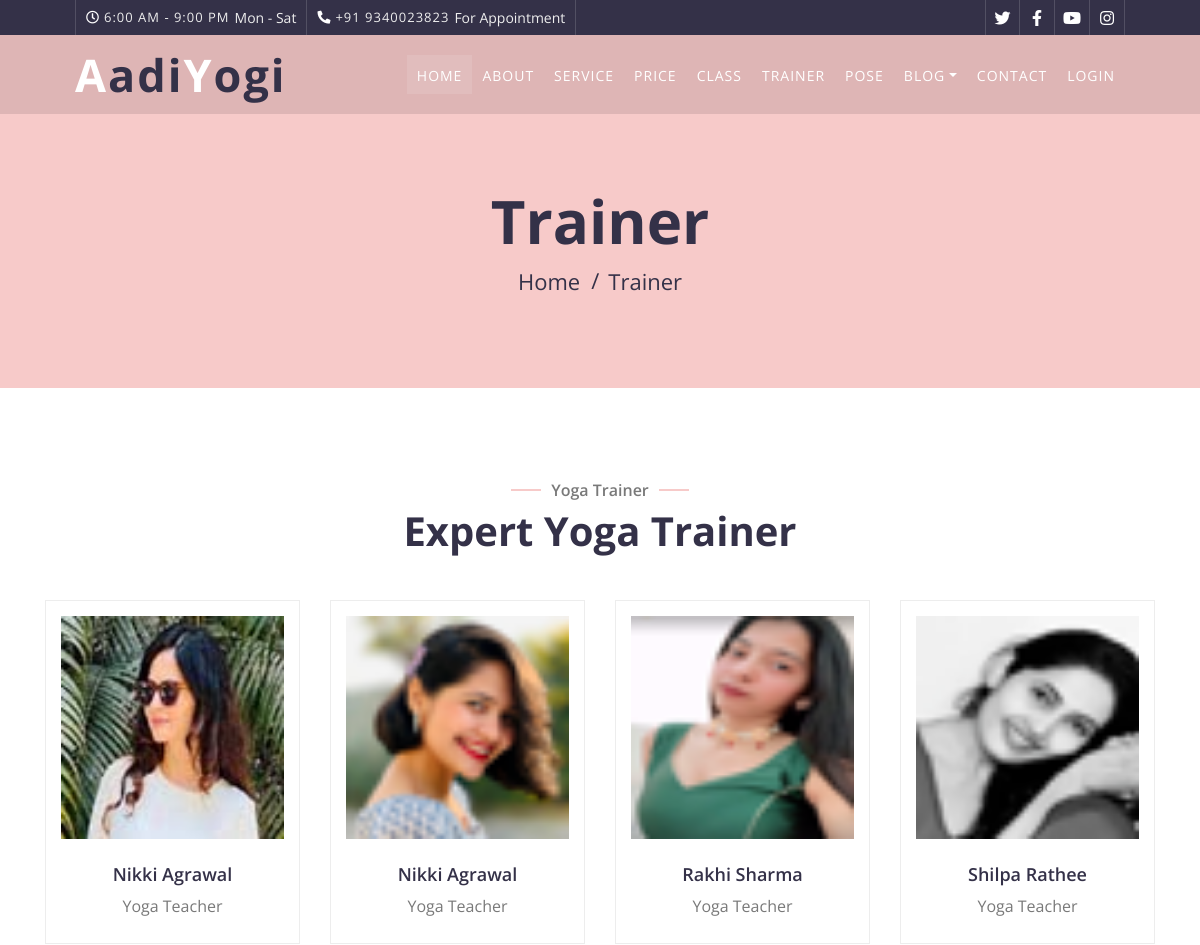
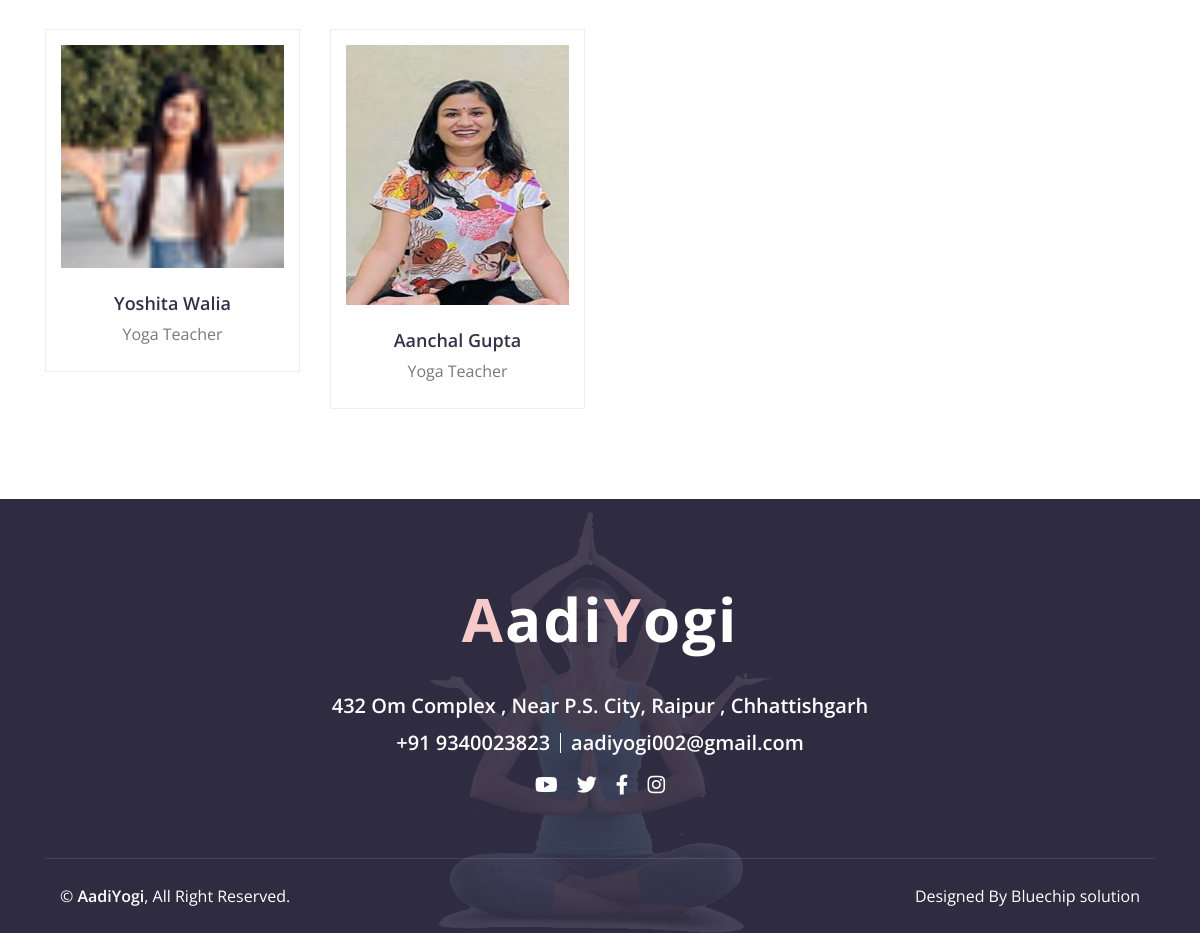
The app's page /team.php with its own data (2 pictures, top to bottom).
### tables this page shows
CREATE TABLE `trainer` (
  `id` int(11) NOT NULL,
  `image` text NOT NULL,
  `name` text NOT NULL
);

### team.php (the view, shortened to what this page needs)
<?php
include("admin/connection.php");
    $sql = "SELECT * from `trainer`";
    $fire = $connect->query($sql);
?>
<!DOCTYPE html>
<html lang="en">
    <head>
        <link href="https://stackpath.bootstrapcdn.com/bootstrap/4.4.1/css/bootstrap.min.css" rel="stylesheet">
        <link href="https://cdnjs.cloudflare.com/ajax/libs/font-awesome/5.10.0/css/all.min.css" rel="stylesheet">
        <link href="lib/animate/animate.min.css" rel="stylesheet">
        <link href="lib/flaticon/font/flaticon.css" rel="stylesheet">
        <link href="lib/owlcarousel/assets/owl.carousel.min.css" rel="stylesheet">
        <link href="lib/lightbox/css/lightbox.min.css" rel="stylesheet">
        <link href="css/style.css" rel="stylesheet">
    </head>
    <body>
         <div class="top-bar d-none d-md-block">
            <div class="container-fluid">
                <div class="row">
                    <div class="col-md-8">
                        <div class="top-bar-left">
                            <div class="text">
                                <i class="far fa-clock"></i>
                                <h2>6:00 AM - 9:00 PM</h2>
                                <p>Mon - Sat</p>
                            </div>
                            <div class="text">
                                <i class="fa fa-phone-alt"></i>
                                <h2>+91 9340023823</h2>
                                <p>For Appointment</p>
                            </div>
                        </div>
                    </div>
                    <div class="col-md-4">
                        <div class="top-bar-right">
                            <div class="social">
                                <a href="https://twitter.com/AadiYog41777363"><i class="fab fa-twitter"></i></a>
                                <a href="https://www.facebook.com/AadiYogi-104551748941322/"><i class="fab fa-facebook-f"></i></a>
                                <a href="https://www.youtube.com/channel/UChGvk8Yi5iZ36KLmnRzz9bA/featured"><i class="fab fa-youtube"></i></a>
                                <a href="https://www.instagram.com/aadiyogi002/"><i class="fab fa-instagram"></i></a>
                            </div>
                        </div>
                    </div>
                </div>
            </div>
        </div>
        <div class="navbar navbar-expand-lg bg-dark navbar-dark">
            <div class="container-fluid">
                <a href="index.php" class="navbar-brand">A<span>adi</span>Y<span>ogi</span> </a>
                <div class="collapse navbar-collapse justify-content-between" id="navbarCollapse">
                    <div class="navbar-nav ml-auto">
                        <a href="index.php" class="nav-item nav-link active">Home</a>
                        <a href="about.php" class="nav-item nav-link">About</a>
                        <a href="service.php" class="nav-item nav-link">Service</a>
                        <a href="price.php" class="nav-item nav-link">Price</a>
                        <a href="class.php" class="nav-item nav-link">Class</a>
                        <a href="team.php" class="nav-item nav-link">Trainer</a>
                        <a href="portfolio.php" class="nav-item nav-link">Pose</a>
                        <div class="nav-item dropdown">
                            <a href="#" class="nav-link dropdown-toggle" data-toggle="dropdown">Blog</a>
                        </div>
                        <a href="contact.php" class="nav-item nav-link">Contact</a>
                        <a href="login.php" class="nav-item nav-link">Login</a>
                    </div>
                </div>
            </div>
        </div>
        <div class="page-header">
            <div class="container">
                <div class="row">
                    <div class="col-12">
                        <h2>Trainer</h2>
                    </div>
                    <div class="col-12">
                        <a href="index.php">Home</a>
                        <a href="team.php">Trainer</a>
                    </div>
                </div>
            </div>
        </div>
        <div class="team">
            <div class="container">
                <div class="section-header text-center wow zoomIn" data-wow-delay="0.1s">
                    <p>Yoga Trainer</p>
                    <h2>Expert Yoga Trainer</h2>
                </div>
                <div class="row">
                <?php   while($row = mysqli_fetch_assoc($fire)){ ?>
                    <div class="col-lg-3 col-md-6 wow fadeInUp" data-wow-delay="0.0s">
                        <div class="team-item">
                            <div class="team-img">
                                <img src="admin/images/<?= $row['image']?>" alt="Image">
                            </div>
                            <div class="team-text">
                                <h2><?= $row['name']?></h2>
                                <p>Yoga Teacher</p>
                            </div>
                        </div>
                    </div>
                    <?php } ?>
                </div>
            </div>
        </div>
        <div class="footer wow fadeIn" data-wow-delay="0.3s">
            <div class="container-fluid">
                <div class="container">
                    <div class="footer-info">
                        <a href="index.php" class="footer-logo">A<span>adi</span>Y<span>ogi</span></a>
                        <h3>432 Om Complex , Near P.S. City, Raipur , Chhattishgarh</h3>
                        <div class="footer-menu">
                            <p>+91 9340023823</p>
                            <p>aadiyogi002@gmail.com</p>
                        </div>
                        <div class="footer-social">
                            <a href="https://www.youtube.com/channel/UChGvk8Yi5iZ36KLmnRzz9bA/featured"><i class="fab fa-youtube"></i></a>
                            <a href="https://twitter.com/AadiYog41777363"><i class="fab fa-twitter"></i></a>
                            <a href="https://www.facebook.com/AadiYogi-104551748941322/"><i class="fab fa-facebook-f"></i></a>
                            <a href="https://www.instagram.com/aadiyogi002/"><i class="fab fa-instagram"></i></a>
                        </div>
                    </div>
                </div>
                <div class="container copyright">
                    <div class="row">
                        <div class="col-md-6">
                            <p>&copy; <a href="#">AadiYogi</a>, All Right Reserved.</p>
                        </div>
                        <div class="col-md-6">
                            <p>Designed By Bluechip solution</p>
                        </div>
                    </div>
                </div>
            </div>
        </div>
    </body>
</html>

### records on screen
trainer: image (picture), name "Nikki Agrawal"
trainer: image (picture), name "Nikki Agrawal"
trainer: image (picture), name "Rakhi Sharma"
trainer: image (picture), name "Shilpa Rathee"
trainer: image (picture), name "Yoshita Walia"
trainer: image (picture), name "Aanchal Gupta"
